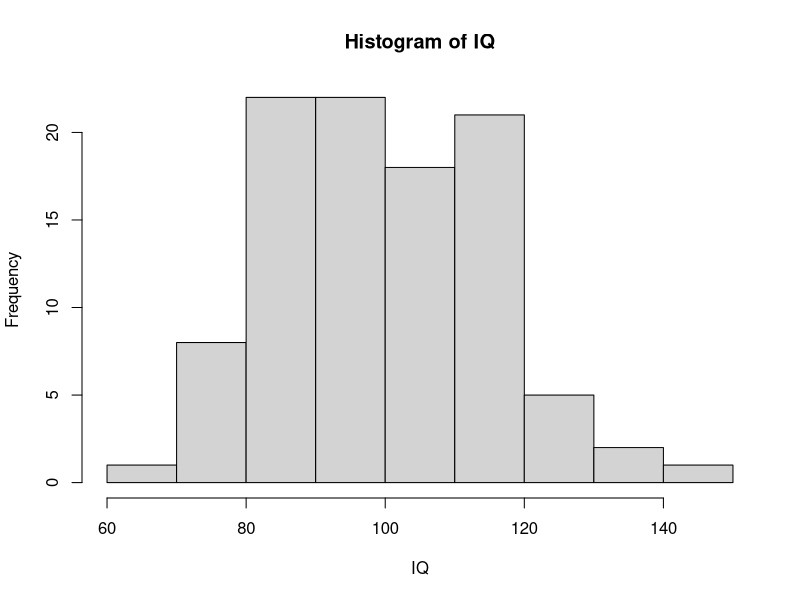
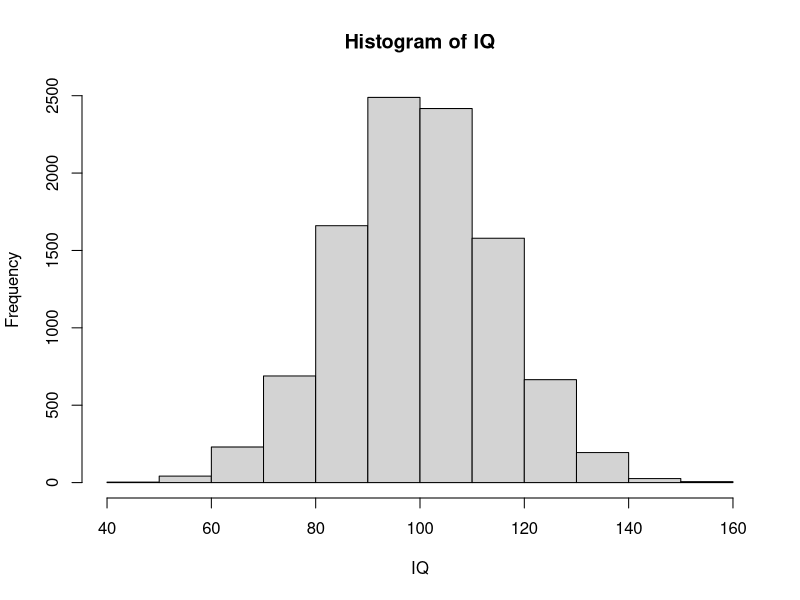
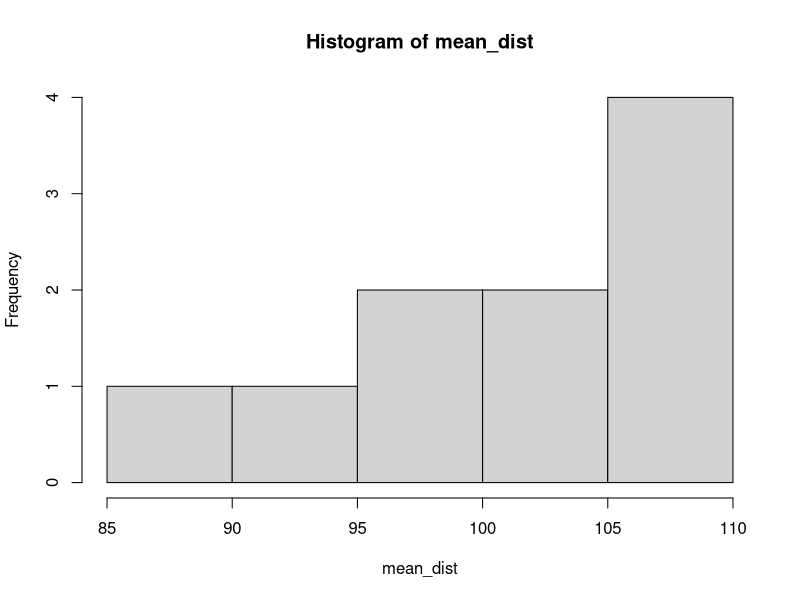
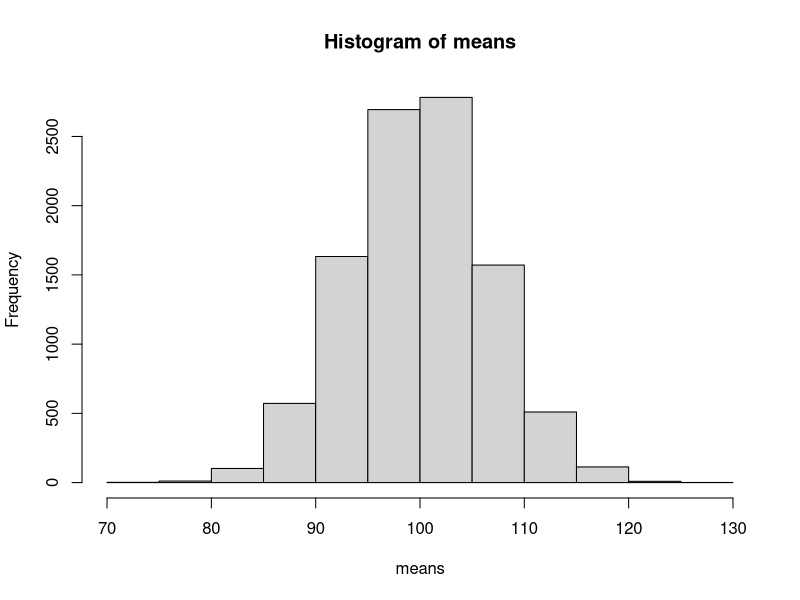

R code for these plots, in order: (Note: a time limit stopped this script after it produced the figures.)
## ---- chunk 1
#Let's sample 100 IQ scores randomly from a population (assuming it has mean of 100, and sd of 15)
IQ <- rnorm(n = 100, mean = 100, sd = 15) # sample IQ scores (generate using rnorm)
IQ <- round(IQ) # IQs are whole numbers!
print(IQ) 
## ---- chunk 2
#Let's also plot and see how it looks like
hist(IQ)
## ---- chunk 3
#Find the mean of this sample
mean(IQ)
sd(IQ)
## ---- chunk 4
#Let's sample IQ from 10, 000 people
IQ <- rnorm(n = 10000, mean = 100, sd = 15) # sample IQ scores (generate using rnorm)
IQ <- round(IQ) # IQs are whole numbers!
## ---- chunk 5
#Finding the mean and sd of this sample
mean(IQ)
sd(IQ)
## ---- chunk 6
#Let's also plot a histogram
hist(IQ)
## ---- chunk 7
IQ.1 <- round(rnorm(n=5, mean = 100, sd = 15))
IQ.1
## ---- chunk 8
# Finding the mean and sd of this sample
mean(IQ.1)
sd(IQ.1)
## ---- chunk 9
IQ.2 <- round(rnorm(n=5, mean = 100, sd = 15))
IQ.2
## ---- chunk 10
IQ.3 <- round(rnorm(n=5, mean = 100, sd = 15))
IQ.4 <- round(rnorm(n=5, mean = 100, sd = 15))
IQ.5 <- round(rnorm(n=5, mean = 100, sd = 15))
IQ.6 <- round(rnorm(n=5, mean = 100, sd = 15))
IQ.7 <- round(rnorm(n=5, mean = 100, sd = 15))
IQ.8 <- round(rnorm(n=5, mean = 100, sd = 15))
IQ.9 <- round(rnorm(n=5, mean = 100, sd = 15))
IQ.10 <- round(rnorm(n=5, mean = 100, sd = 15))
## ---- chunk 11
mean_dist <- c(mean(IQ.1), 
               mean(IQ.2), 
               mean(IQ.3),
               mean(IQ.4),
               mean(IQ.5),
               mean(IQ.6),
               mean(IQ.7),
               mean(IQ.8),
               mean(IQ.9),
               mean(IQ.10))
hist(mean_dist) #Plotting the sampling distribution of the mean
## ---- chunk 12
#Let's assume we replicated our sample 10,000 times. 
means <- 0 #Initializing vector
for (i in 1:10000) {
  IQ.n <- round(rnorm(n=5, mean = 100, sd = 15))
  means[i] <- mean(IQ.n)
}
hist(means) #Plotting the sampling distribution of the mean
## ---- chunk 13
#Let's assume we replicated our sample a very large number of times. Warning: This code chunk might take a few minutes to run
means <- 0 #Initializing vector
for (i in 1:100000000) {
  IQ.n <- round(rnorm(n=5, mean = 100, sd = 15))
  means[i] <- mean(IQ.n)
}
hist(means) #Plotting the sampling distribution of the mean
## ---- chunk 14
#Replicating 50 times 
sd_dist <- 0 #Initializing vector
for (i in 1:50) {
  IQ.n <- round(rnorm(n=2, mean = 100, sd = 15))
  sd_dist[i] <- sd(IQ.n)
}
hist(sd_dist) #Plotting the sampling distribution of the mean
## ---- chunk 15
mean(sd_dist)
#Find the average for sampling distribution of population mean calculated above
